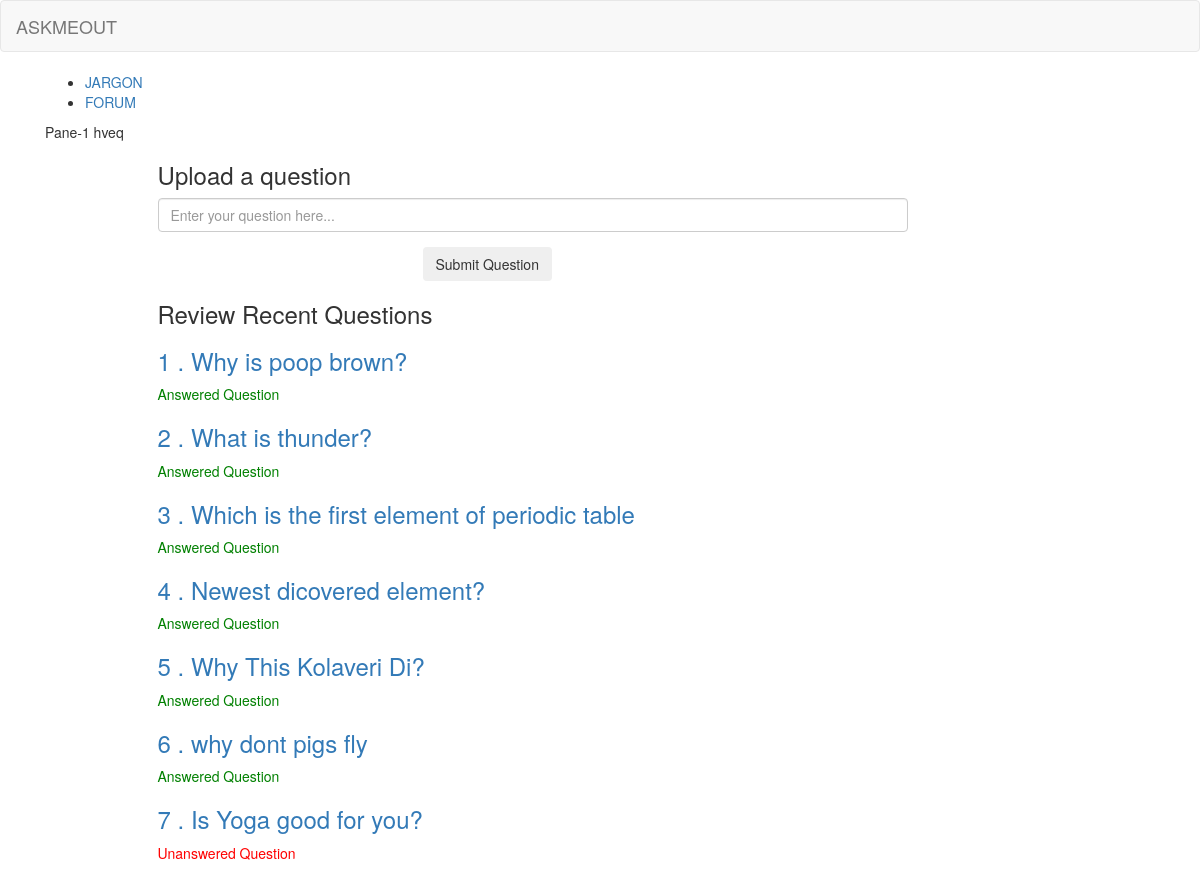
Before: /forum/ with the older database file.
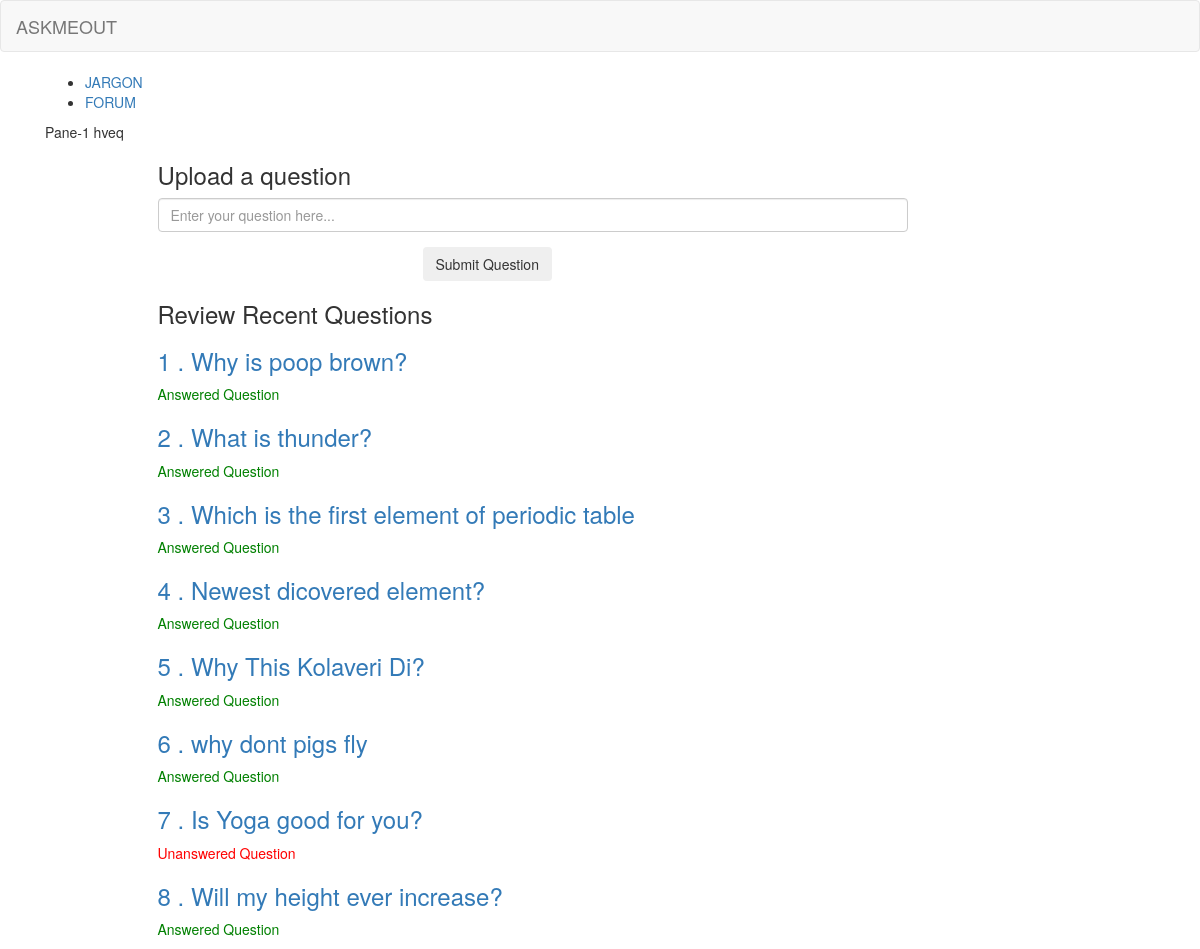
After: the same page with the newer database file.
### app/models.py (models this page shows)
class Question(models.Model):
	name = models.TextField(max_length = 500)
	uid = models.CharField(max_length=500)
	qid=models.IntegerField(primary_key=True)
	boolValue = models.BooleanField(default=False)

### app/views.py (the view)
# urls.py: url(r'^forum/', views.forum),
def forum(request):
    questions = Question.objects.all()
    return render(request, 'forum.html',{'questions':questions})

### app/templates/forum.html (shortened to what this page needs)
{% extends 'base.html' %}
{% block content %}
<ul class="mui-tabs__bar mui-tabs__bar--justified">
  <li><a a href="/jargon" data-mui-toggle="tab" data-mui-controls="pane-justified-1">JARGON</a></li>
  <li class="mui--is-active"><a a href="/forum" data-mui-toggle="tab" data-mui-controls="pane-justified-2">FORUM</a></li>
</ul>
<div class="mui-tabs__pane" id="pane-justified-1">Pane-1 hveq </div>
 <div>
<div class="top-content">
            <div class="inner-bg">
                <div class="container">
                    <div class="row">
                        <div class="col-sm-8 col-sm-offset-1 text">
                            <h3> Upload a question </h3>
                        </div>
                    </div>
                    <div class="row">
                        <div class="col-sm-8 col-sm-offset-1 form-box">
                            <div class="form-bottom contact-form">
                                <form role="form" action="/sentQues/" method="post">{% csrf_token %}
                                    <div class="form-group">
                                        <input type="text" name="qname" placeholder="Enter your question here..." class="contactqname form-control" id="qname">
                                    </div>
                                    <div class="col-sm-8 col-sm-offset-4 form-box">
                                    <button type="submit" class="btn">Submit Question</button>
                                </div>
                                </form>
                            </div>
                        </div>
                        <div class="col-sm-8 col-sm-offset-1 form-box">
                        <h3>Review Recent Questions</h3>
                        {% for question in questions %}
                                <div class="question">
                                     <h3><a href="/questionDetail/{{question.qid}}">{{ question.qid }} . {{ question.name }} </a></h3>
                                    {% if question.boolValue is True %}
                                    <p style="color:green">Answered Question</p>
                                    {% else %}
                                    <p style="color:red">Unanswered Question</p>
                                    {% endif %}
                                </div>
                            {% endfor %}
                        </div>
                    </div>
                </div>
            </div>
        </div>
</div>
{% endblock %}

### app/templates/base.html (shortened to what this page needs)
{% load staticfiles %}
<html>
    <head>
        <link rel="stylesheet" type="text/css" href="{% static 'bootstrap/css/bootstrap.min.css' %}">
        <link href="//cdn.muicss.com/mui-0.9.35/css/mui.min.css" rel="stylesheet" type="text/css" />
    </head>
    <body>
        <nav class="navbar navbar-default">
          <div class="container-fluid">
            <div class="navbar-header">
              <a class="navbar-brand" href="/ask">ASKMEOUT</a>
            </div>
            <div class="collapse navbar-collapse" id="bs-example-navbar-collapse-1">
            </div>
          </div>
        </nav>
        <div class="container">
        <div class="content container">
            <div class="row">
                <div class="col-md-8">
                    {% block content %}
                    {% endblock %}
                </div>
            </div>
        </div>
    </div>
    </body>
</html>

Changed rows visible on the page:
added Question: qid "8", name "Will my height ever increase?", boolValue "Answered Question"
